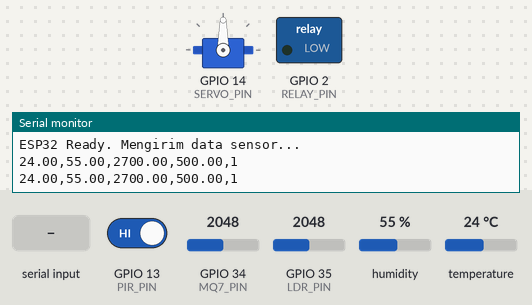
This sketch was run on a simulated ESP32. Shown: servo, switched loads named in the sketch (green lamp = pin HIGH), the last lines printed to the serial monitor. The inputs (shaded band) are chosen by the test bench; at power-on: GPIO 13 (PIR_PIN) HIGH, GPIO 34 (MQ7_PIN) = 2048, GPIO 35 (LDR_PIN) = 2048, humidity 55 %, temperature 24 °C.

Above: at 2.8 s.
2.9 s: "SERVO:\n" received over Serial
At 5.2 s:
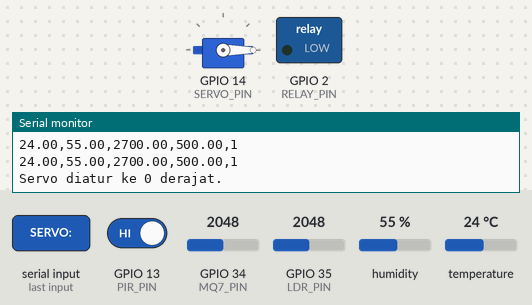
5.6 s: "RELAY_ON\n" received over Serial
At 6.6 s:
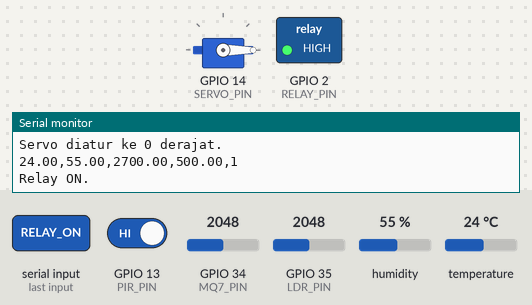
8.3 s: "SERVO:90\n" received over Serial
At 11.3 s:
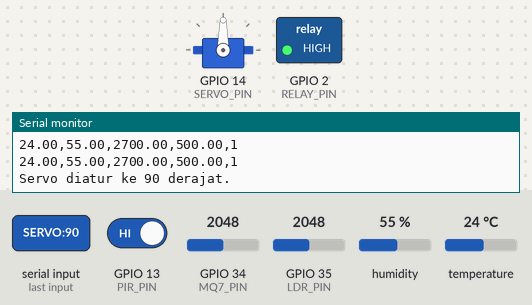
11.6 s: "SERVO:,45\n" received over Serial
At 12.6 s:
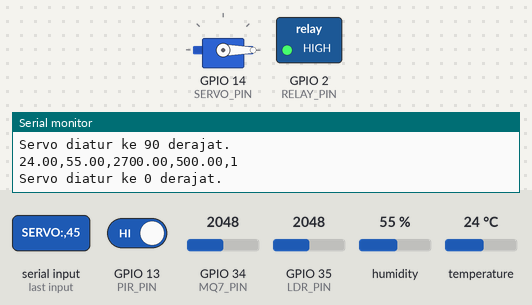
Timing chart, 0 to 14.6 s (numbered marks = the images above; inputs shaded):
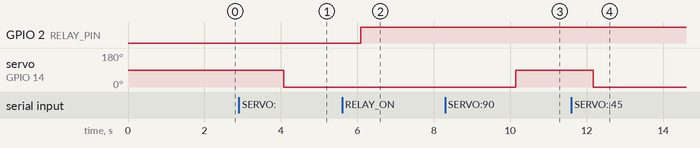

The sketch:

Tugas_AI_Smart_Circulation_System_ESP32.ino
```cpp
#include <DHT.h>
#include <DHT_U.h>
#include <ESP32Servo.h>

// Definisi pin
#define DHTPIN 4        // Pin digital untuk DHT11
#define DHTTYPE DHT11   // Tipe sensor DHT (DHT11 atau DHT22)
#define MQ7_PIN 34      // Pin analog untuk sensor MQ7 (GPIO34 adalah ADC1_CH6)
#define LDR_PIN 35      // Pin analog untuk sensor LDR (GPIO35 adalah ADC1_CH7)
#define PIR_PIN 13      // Pin digital untuk sensor PIR
#define SERVO_PIN 14    // Pin digital untuk servo
#define RELAY_PIN 2     // Pin digital untuk relay

// Inisialisasi sensor
DHT dht(DHTPIN, DHTTYPE);
Servo myServo;

void setup() {
  Serial.begin(115200); // Kecepatan baud komunikasi serial
  dht.begin();

  pinMode(MQ7_PIN, INPUT);
  pinMode(LDR_PIN, INPUT);
  pinMode(PIR_PIN, INPUT);
  pinMode(RELAY_PIN, OUTPUT);

  myServo.attach(SERVO_PIN); // Melampirkan servo ke pin
  myServo.write(90); // Set posisi awal servo ke 90 derajat

  Serial.println("ESP32 Ready. Mengirim data sensor...");
}

void loop() {
  // Pembacaan sensor DHT11
  float h = dht.readHumidity();
  float t = dht.readTemperature();

  // Pastikan pembacaan berhasil
  if (isnan(h) || isnan(t)) {
    Serial.println("Gagal membaca dari sensor DHT!");
    return;
  }

  // Pembacaan sensor MQ7 (nilai analog)
  int mq7_analog_value = analogRead(MQ7_PIN);
  // Konversi nilai analog ke PPM CO2 memerlukan kalibrasi dan kurva sensitivitas sensor MQ7.
  // Untuk contoh ini, kita akan mengirim nilai analog mentah atau perkiraan sederhana.
  // Anda perlu mencari kurva sensitivitas MQ7 untuk konversi yang akurat.
  // Contoh perkiraan (bukan nilai akurat):
  float co2_ppm = map(mq7_analog_value, 0, 4095, 400, 5000); // Asumsi 0-4095 ke 400-5000 ppm

  // Pembacaan sensor LDR (nilai analog)
  int ldr_analog_value = analogRead(LDR_PIN);
  // Konversi nilai analog LDR ke Lux juga memerlukan kalibrasi.
  // Contoh perkiraan (bukan nilai akurat):
  float light_lux = map(ldr_analog_value, 0, 4095, 0, 1000); // Asumsi 0-4095 ke 0-1000 lux

  // Pembacaan sensor PIR
  int motion_detected = digitalRead(PIR_PIN); // 1 jika terdeteksi, 0 jika tidak

  // Mengirim data melalui Serial Port ke komputer
  // Format: Temperature,Humidity,CO2,LightIntensity,MotionDetected
  Serial.print(t);
  Serial.print(",");
  Serial.print(h);
  Serial.print(",");
  Serial.print(co2_ppm);
  Serial.print(",");
  Serial.print(light_lux);
  Serial.print(",");
  Serial.println(motion_detected);

  // Memproses perintah dari komputer
  if (Serial.available() > 0) {
    String command = Serial.readStringUntil('\n');
    command.trim(); // Hapus spasi atau karakter newline

    if (command.startsWith("SERVO:")) {
      int angle = command.substring(6).toInt(); // Ambil angka setelah "SERVO:"
      if (angle >= 0 && angle <= 180) {
        myServo.write(angle);
        Serial.print("Servo diatur ke ");
        Serial.print(angle);
        Serial.println(" derajat.");
      } else {
        Serial.println("Sudut servo tidak valid (0-180).");
      }
    } else if (command == "RELAY_ON") {
      digitalWrite(RELAY_PIN, HIGH);
      Serial.println("Relay ON.");
    } else if (command == "RELAY_OFF") {
      digitalWrite(RELAY_PIN, LOW);
      Serial.println("Relay OFF.");
    }
  }

  delay(2000); // Jeda setiap 2 detik sebelum pengiriman data berikutnya
}
```

Measured:
- after the input at 2.9 s, servo on GPIO 14 (SERVO_PIN): 90° → 0° after 1.2 s
- after the input at 5.6 s, GPIO 2 (RELAY_PIN): LOW → HIGH after 0.50 s
- after the input at 8.3 s, servo on GPIO 14 (SERVO_PIN): 0° → 90° after 1.8 s
- after the input at 11.6 s, servo on GPIO 14 (SERVO_PIN): 90° → 0° after 0.57 s
